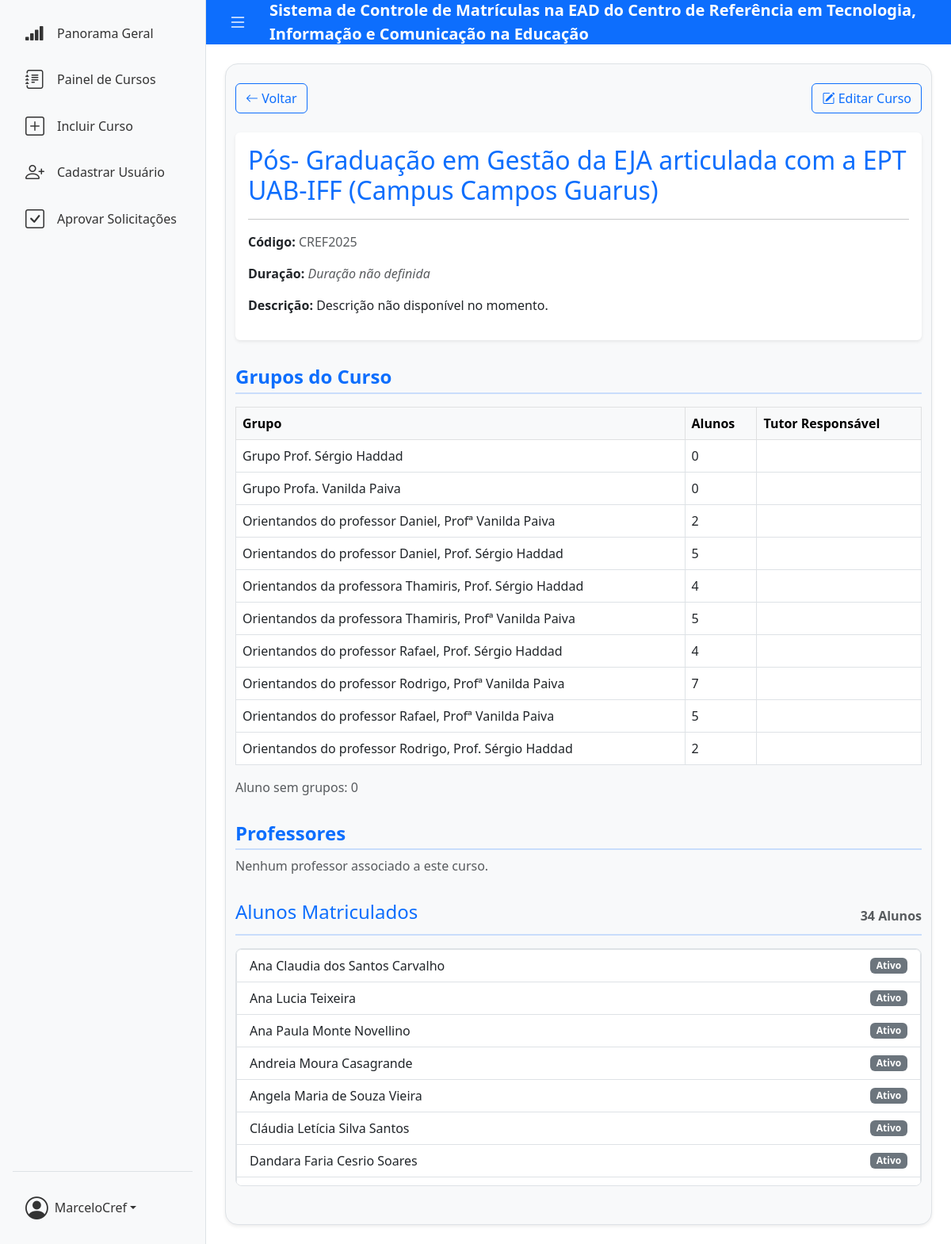
Page /cursos/4/ (signed in) on the committed database.
### Courses/models.py (models this page shows, shortened)
class Course(models.Model):
    id = models.AutoField(primary_key=True)
    name = models.CharField(max_length=150)
    description = models.TextField(blank=True, null=True)
    start_date = models.DateField(blank=True, null=True)
    end_date = models.DateField(blank=True, null=True)
    teachers = models.ManyToManyField(Teacher, related_name='teacher_courses', blank=True)
    tutors = models.ManyToManyField(Tutor, related_name='teacher_courses', blank=True)
    students = models.ManyToManyField('Student', through='Enrollment', blank=True )
    created_at = models.DateTimeField(auto_now_add=True)
    def duration(self):
        if self.start_date and self.end_date:
            return (self.end_date - self.start_date).days
        return 'Não definido'

class Group(models.Model):
    id = models.AutoField(primary_key=True)
    name = models.CharField(max_length=50)
    tutor = models.ForeignKey(Tutor, on_delete=models.PROTECT, related_name='tutors_groups', null=True, blank=False)
    course = models.ForeignKey('Course', on_delete=models.CASCADE, related_name='courses', null=True, blank=False)
    class Meta:
        unique_together = ('name', 'course')

class Enrollment(models.Model):
    STATUS_CHOICES = [
        ('active', 'Ativo'),
        ('approved', 'Aprovado'),
        ('failed', 'Reprovado'),
        ('locked', 'Trancado'),
        ('dropped', 'Evadido'),
    ]
    id = models.AutoField(primary_key=True)
    student = models.ForeignKey(Student, on_delete=models.CASCADE, related_name='Enrollments_student')
    course = models.ForeignKey(Course, on_delete=models.CASCADE, related_name='Enrollments_course')
    group = models.ForeignKey(Group, on_delete=models.CASCADE, related_name='enrollments', null=True, blank=True)
    status = models.CharField(max_length=20, choices= STATUS_CHOICES, default='active')

class Person(models.Model):
    name = models.CharField(max_length=100)
    code = models.CharField(max_length=50, null=True, blank=True)
    email = models.EmailField(max_length=100, unique=True, null=True, blank=True)
    phone = models.CharField(max_length=15, blank=True, null=True)
    registration = models.CharField(max_length=12, unique=True, blank=True, null=True)
    class Meta:
        abstract = True  # ✅ Isso evita que Django crie uma tabela para Person

class Student(Person):
    def __str__(self):
        return self.name

### Courses/views.py (the view)
# urls.py: path('<int:pk>/', CourseDetailView.as_view(), name='course_detail'),
@method_decorator(login_required(login_url='login'), name='dispatch')
class CourseDetailView(LoginRequiredMixin, DetailView):
    model = Course
    template_name = 'course_detail.html'
    def get_context_data(self, **kwargs):
        context = super().get_context_data(**kwargs)
        course = self.get_object()
        enrollments = Enrollment.objects.filter(course=course).select_related('student__group')
        context['students_without_group_count'] = enrollments.filter(group__isnull=True).count()
        return context

### Courses/templates/course_detail.html (shortened to what this page needs)
{% extends 'base.html' %}
{% block content %}
<div class="container pt-4 pb-4 bg-body-tertiary shadow-sm rounded-4 border" style="max-width: 950px;"
  data-aos="fade-up">
  <div class="d-flex justify-content-between align-items-center mb-4">
    <a href="{% url 'courses_list' %}" class="btn btn-outline-primary">
      <i class="bi bi-arrow-left"></i> Voltar
    </a>
    {% if user.is_authenticated %}
      <a href="{% url 'course_update' course.pk %}" class="btn btn-outline-primary">
        <i class="bi bi-pencil-square"></i> Editar Curso
      </a>
    {% endif %}
  </div>
  <div class="card shadow-sm border-0 card-hover">
    <div class="card-body">
      <h2 class="card-title text-primary">{{ object.name }}</h2>
      <hr>
      <p><strong>Código:</strong> <span class="text-muted">CREF2025</span></p>
      <p>
        <strong>Duração:</strong>
        {% if object.duration != 'Não definido' %}
        {{ object.start_date }} - {{ object.end_date }} ({{ object.duration }} dias)
        {% else %}
        <em class="text-muted">Duração não definida</em>
        {% endif %}
      </p>
      {% if object.description %}
      <p><strong>Descrição:</strong> {{ object.description }}</p>
      {% endif %}
    </div>
  </div>
  <h4 class="section-title">Grupos do Curso</h4>
  {% if object.courses.exists %}
  <div class="table-responsive mt-3">
    <table class="table table-bordered custom-table align-middle table-hover">
      <thead class="table-light">
        <tr>
          <th>Grupo</th>
          <th>Alunos</th>
          <th>Tutor Responsável</th>
        </tr>
      </thead>
      <tbody>
        {% for grupo in object.courses.all %}
        <tr>
          <td>{{ grupo.name }}</td>
          <td>{{ grupo.enrollments.count }}</td>
          <td>{{ grupo.tutor.name }}</td>
        </tr>
        {% endfor %}
      </tbody>
    </table>
  </div>
  <div>
    <p class="text-muted">Aluno sem grupos: {{ students_without_group_count }}</p>
  </div>
  {% else %}
  <p class="text-muted">Nenhum grupo registrado para este curso.</p>
  {% endif %}
  <h4 class="section-title">Professores</h4>
  {% if object.teachers.exists %}
  <ul class="list-group mt-3 mb-4">
    {% for professor in object.teachers.all %}
    <li class="list-group-item d-flex justify-content-between align-items-center">
      {{ professor.name }}
      <span class="badge bg-primary">Professor</span>
    </li>
    {% endfor %}
  </ul>
  {% else %}
  <p class="text-muted">Nenhum professor associado a este curso.</p>
  {% endif %}
   <div class="section-title d-flex justify-content-between align-items-center">
     <h4 >Alunos Matriculados</h4>
      <h8 class="text-muted ">{{ object.students.count }} Alunos</h8>
   </div>
  {% with enrollments=object.Enrollments_course.all %}
  {% if enrollments %}
    <div class="scroll-box mt-3 mb-4">
      <ul class="list-group">
        {% for enrollment in enrollments %}
        <li class="list-group-item d-flex justify-content-between align-items-center">
          {{ enrollment.student.name }}
          <span class="badge bg-secondary">{{ enrollment.get_status_display }}</span>
        </li>
        {% endfor %}
      </ul>
    </div>
  {% else %}
  <p class="text-muted">Nenhum aluno matriculado neste curso.</p>
  {% endif %}
  {% endwith %}
</div>
{% endblock %}

### app/templates/base.html (shortened to what this page needs)
{% load static %}
<!DOCTYPE html>
<html lang="pt-BR" class="h-100">
<head>
  <link href="https://cdn.jsdelivr.net/npm/bootstrap@5.3.0/dist/css/bootstrap.min.css" rel="stylesheet" />
  <link href="https://cdn.jsdelivr.net/npm/bootstrap-icons@1.10.5/font/bootstrap-icons.css" rel="stylesheet" />
</head>
<div class="toast-container position-fixed bottom-0 end-0 p-3" id="toast-container" style="z-index: 1080;">
</div>
<body>
  <div class="wrapper">
    <div class="main-container">
      <aside class="sidebar" id="sidebar">
        <nav>
          <a href="{% url 'course_dashboard' %}"
            class="{% if request.resolver_match.url_name == 'course_dashboard' %}active{% endif %}" data-bs-toggle="tooltip" data-bs-placement="right" title="Dashboards">
            <i class="bi bi-reception-4"></i>
            <span>Panorama Geral</span>
          </a>
          {% if user.is_authenticated %}
          <a href="{% url 'courses_list' %}"
            class="{% if request.resolver_match.url_name == 'courses_list' %}active{% endif %}" data-bs-toggle="tooltip" data-bs-placement="right" title="Painel de Cursos">
            <i class="bi bi-journal-text"></i>
            <span>Painel de Cursos</span>
          </a>
          <a href="{% url 'new_course' %}"
            class="{% if request.resolver_match.url_name == 'new_course' %}active{% endif %}" data-bs-toggle="tooltip" data-bs-placement="right" title="Incluir Curso">
            <i class="bi bi-plus-square"></i>
            <span>Incluir Curso</span>
          </a>
          <a href="{% url 'register' %}"
            class="{% if request.resolver_match.url_name == 'register' %}active{% endif %}" data-bs-toggle="tooltip" data-bs-placement="right" title="Cadastrar Usuário">
            <i class="bi bi-person-plus"></i>
            <span>Cadastrar Usuário</span>
          </a>
          {% endif %}
          {% if user.is_staff %}
          <a href="{% url 'approve_registration_requests' %}"
            class="{% if request.resolver_match.url_name == 'approve_registration_requests' %}active{% endif %}" data-bs-toggle="tooltip" data-bs-placement="right" title="Aprovar Solicitações de Cadastro">
            <i class="bi bi-check-square"></i>
            <span>Aprovar Solicitações</span>
          </a>
        {% endif %}
      </nav>
        {% if user.is_authenticated %}
        <div class="dropdown">
          <button class="dropdown-toggle" type="button" id="userMenuButton" data-bs-toggle="dropdown"
            aria-expanded="false">
            <i class="bi bi-person-circle"></i>
            <span>{{ user.username }}</span>
          </button>
        </div>
        {% endif %}
      </aside>
      <div style="flex:1; display:flex; flex-direction: column;">
        <nav class="navbar-top">
          <button class="btn btn-outline-light" id="sidebarToggle">
            <i class="bi bi-list"></i>
          </button>
          <div class="navbar-title">Sistema de Controle de Matrículas na EAD do Centro de Referência em Tecnologia, Informação e Comunicação na Educação</div>
        </nav>
        <main class="content">
          {% block content %}{% endblock %}
        </main>
      </div>
    </div>
  </div>
  <div id="toast-container" class="position-fixed top-0 end-0 p-3" style="z-index: 1050;">
  </div>
</body>
</html>

### app/templates/base.html (style rules this page uses)
html, body { height: 100%; margin: 0; overflow-x: hidden; }
body { display: flex; flex-direction: column; min-height: 100vh; }
.wrapper { display: flex; flex: 1; overflow: hidden; flex-direction: column; }
.main-container { display: flex; flex: 1; overflow: hidden; }
.sidebar { width: 260px; background-color: #f8f9fa; border-right: 1px solid #dee2e6; display: flex; flex-direction: column; padding: 1rem; transition: width 0.3s ease; }
.sidebar nav a { display: flex; align-items: center; padding: 0.5rem 1rem; color: #333; text-decoration: none; border-radius: 0.375rem; margin-bottom: 0.4rem; transition: background-color 0.3s ease; white-space: nowrap; }
.sidebar nav a i { font-size: 1.5rem; margin-right: 1rem; min-width: 24px; text-align: center; }
.sidebar .dropdown { margin-top: auto; padding-top: 1rem; border-top: 1px solid #dee2e6; }
.sidebar .dropdown-toggle { width: 100%; display: flex; align-items: center; padding: 0.5rem 1rem; color: #333; text-decoration: none; user-select: none; cursor: pointer; white-space: nowrap; border-radius: 0.375rem; background: none; border: none; }
.sidebar .dropdown-toggle i { font-size: 1.8rem; margin-right: 0.5rem; }
nav.navbar-top { height: 56px; background-color: #0d6efd; color: white; display: flex; align-items: center; padding: 0 1rem; flex-shrink: 0; }
nav.navbar-top .navbar-title { font-weight: 600; font-size: 1.25rem; user-select: none; }
main.content { flex: 1; padding: 1.5rem; overflow-y: auto; background-color: #fff; }
#sidebarToggle { background-color: transparent; border: none; color: white; font-size: 1.5rem; margin-right: 1rem; cursor: pointer; display: flex; align-items: center; justify-content: center; }

### Courses/templates/course_detail.html (style rules this page uses)
.scroll-box { max-height: 300px; overflow-y: auto; border: 1px solid #dee2e6; border-radius: 0.5rem; }
.card-hover { transition: all 0.3s ease; }
.section-title { color: #0d6efd; font-weight: 600; border-bottom: 2px solid #0d6efd33; padding-bottom: 5px; margin-top: 2rem; }
.custom-table thead { background-color: #f1f3f5; font-weight: 500; }
.list-group-item { transition: background-color 0.2s ease; }

### rows in the picture
Course: name "Pós- Graduação em Gestão da EJA articulada com a EPT UAB-IFF (Campus Campos Guarus)", description "Descrição não disponível no momento.", students.count "34"
Group: name "Grupo Prof. Sérgio Haddad", enrollments.count "0"
Group: name "Grupo Profa. Vanilda Paiva", enrollments.count "0"
Group: name "Orientandos do professor Daniel, Profª Vanilda Paiva", enrollments.count "2"
Group: name "Orientandos do professor Daniel, Prof. Sérgio Haddad", enrollments.count "5"
Group: name "Orientandos da professora Thamiris, Prof. Sérgio Haddad", enrollments.count "4"
Group: name "Orientandos da professora Thamiris, Profª Vanilda Paiva", enrollments.count "5"
Group: name "Orientandos do professor Rafael, Prof. Sérgio Haddad", enrollments.count "4"
Group: name "Orientandos do professor Rodrigo, Profª Vanilda Paiva", enrollments.count "7"
Group: name "Orientandos do professor Rafael, Profª Vanilda Paiva", enrollments.count "5"
Group: name "Orientandos do professor Rodrigo, Prof. Sérgio Haddad", enrollments.count "2"
Enrollment: student.name "Ana Claudia dos Santos Carvalho", status "Ativo"
Enrollment: student.name "Ana Lucia Teixeira", status "Ativo"
Enrollment: student.name "Ana Paula Monte Novellino", status "Ativo"
Enrollment: student.name "Andreia Moura Casagrande", status "Ativo"
Enrollment: student.name "Angela Maria de Souza Vieira", status "Ativo"
Enrollment: student.name "Cláudia Letícia Silva Santos", status "Ativo"
Enrollment: student.name "Dandara Faria Cesrio Soares", status "Ativo"

### other values in the picture
{{ user.username }} "MarceloCref"
{{ students_without_group_count }} "0"
